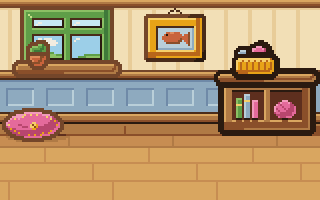
#> input picture aseprite-source/catfish/test/cf-room.png, 320 x 200 px, given in place of cf-yi-show2.png, which was not available
$ python mk_show2.py
#> lines starting #> are read from the running program, lines starting #| are printed output that depends on the picture; pictures that were not available may be replaced by others from this repository, and a replacement may not be noted
from PIL import Image
import glob
base='/home/user/gnome-venture/'
im=Image.open(base+'aseprite-source/catfish/art22/out/cf-yi-show2.png').convert('RGBA')
#> im is the input picture: PIL image 320x200 RGBA; mean R, G, B, A 176.8, 145, 104.3, 255
im.resize((256,256),Image.NEAREST).save(base+'aseprite-source/catfish/art22/out/_view/show2_4x.png')
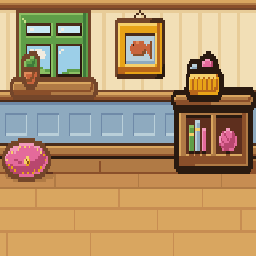
#> saved as show2_4x.png: PIL image 256x256 RGBA; mean R, G, B, A 177, 145.3, 104.4, 255
fs=[base+'game/assets/img/catfish/cf-up-%s.png'%k for k in ['silk','toybox','catflap','double','window']]+[base+'game/assets/img/catfish/cf-ribbon-blue.png']
W=Image.new('RGBA',(64*7,64+32),(236,226,204,255))
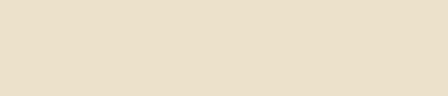
#> W: PIL image 448x96 RGBA; mean R, G, B, A 236, 226, 204, 255
for i,f in enumerate(fs):
  a=Image.open(f).convert('RGBA'); W.paste(a,(i*64,0),a)
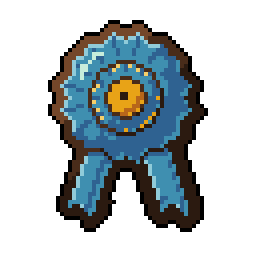
#> input picture aseprite-source/catfish/test/cf-ribbon-blue.png, 64 x 64 px, given in place of cf-up-silk.png, which was not available (shown 4 times larger)
#> further down, a is the input picture: PIL image 64x64 RGBA; mean R, G, B, A 24.8, 33.1, 35.9, 98
#> after `W.paste(a, (i * 64, 0), a)`:
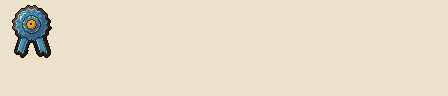
#> W: PIL image 448x96 RGBA; mean R, G, B, A 229.7, 220.9, 200, 255
#> (the run stopped early here; a loop or call above may not have finished)
